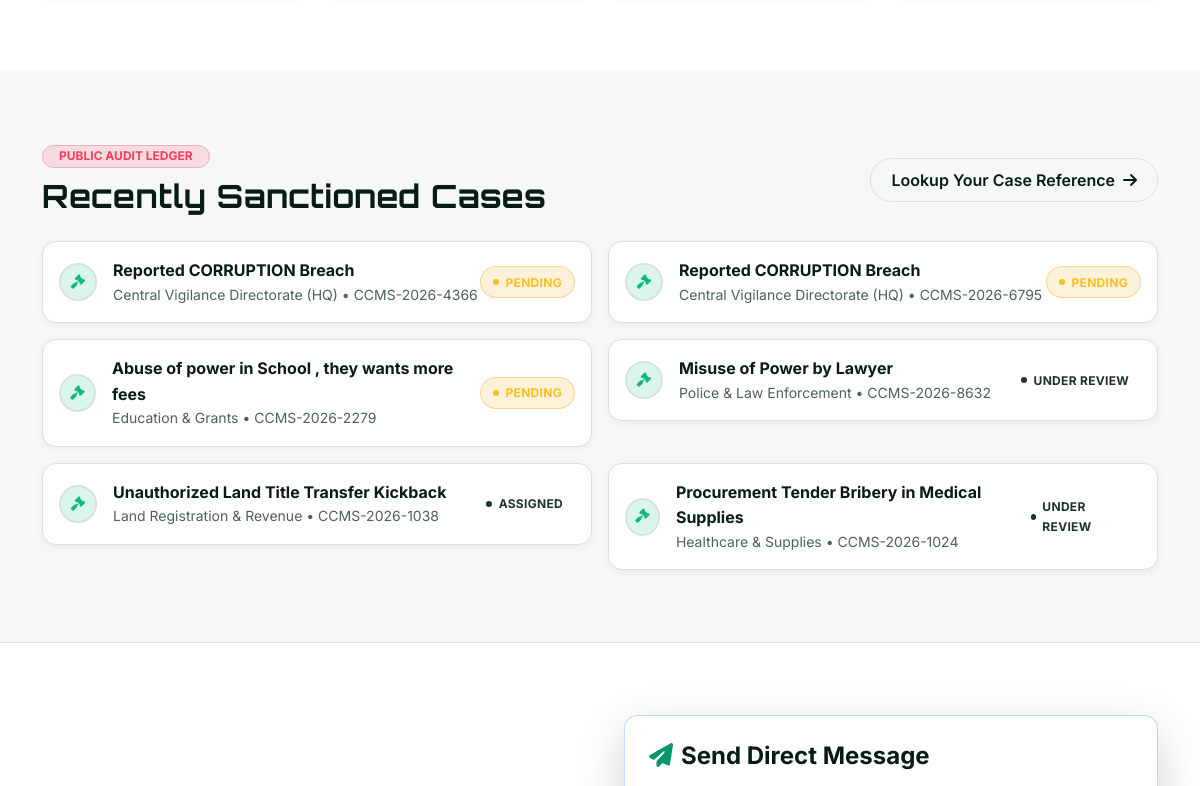
Before: / (middle part) with the older database file.
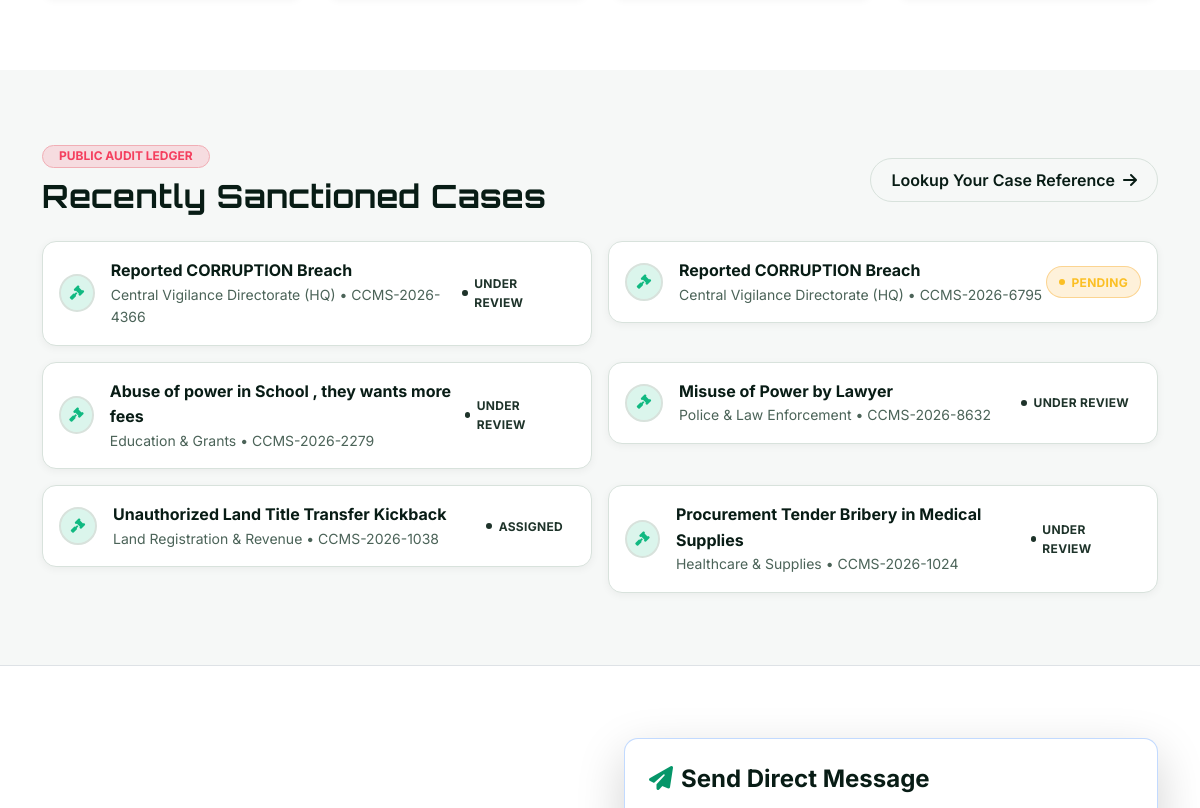
After: the same page with the newer database file.
### tables this page shows
CREATE TABLE complaints (
            complaint_id TEXT PRIMARY KEY,
            user_id INTEGER NOT NULL,
            complaint_title TEXT NOT NULL,
            misconduct_category TEXT NOT NULL,
            sector TEXT NOT NULL,
            incident_date TEXT NOT NULL,
            incident_time TEXT,
            location TEXT NOT NULL,
            description TEXT NOT NULL,
            anonymous_mode INTEGER DEFAULT 0,
            severity TEXT DEFAULT 'Medium',
            evidence_file TEXT,
            complaint_status TEXT DEFAULT 'Pending',
            assigned_officer TEXT,
            assigned_officer_id TEXT,
            investigation_notes TEXT,
            rating INTEGER,
            feedback TEXT,
            created_at DATETIME DEFAULT CURRENT_TIMESTAMP,
            updated_at DATETIME DEFAULT CURRENT_TIMESTAMP
        );

### app.py (the view)
@app.route("/")
def home():
    total_complaints = db.query_db("SELECT COUNT(*) as count FROM complaints", one=True)["count"]
    resolved_complaints = db.query_db("SELECT COUNT(*) as count FROM complaints WHERE complaint_status IN ('Resolved', 'Closed')", one=True)["count"]
    total_officers = db.query_db("SELECT COUNT(*) as count FROM officers", one=True)["count"]
    total_citizens = db.query_db("SELECT COUNT(*) as count FROM users", one=True)["count"]
    res_rate = 0
    if total_complaints > 0:
        res_rate = round((resolved_complaints / total_complaints) * 100, 1)
    stats = {
        "total_complaints": total_complaints,
        "resolved_complaints": resolved_complaints,
        "total_officers": total_officers,
        "total_citizens": total_citizens,
        "resolution_rate": res_rate
    }
    categories = db.query_db("SELECT * FROM categories")
    recent_cases = db.query_db("SELECT * FROM complaints ORDER BY created_at DESC LIMIT 6")
    return render_template("public/index.html", stats=stats, categories=categories, recent_cases=recent_cases)

### db.py (called while the page is built)
def dict_factory(cursor, row):
    d = {}
    for idx, col in enumerate(cursor.description):
        d[col[0]] = row[idx]
    return d

def get_db_connection():
    conn = sqlite3.connect(DB_PATH, timeout=20.0, check_same_thread=False)
    conn.row_factory = dict_factory
    conn.execute("PRAGMA journal_mode=WAL;")
    return conn

def _normalize_query(query, args):
    if "ON DUPLICATE KEY UPDATE" in query.upper() and "system_settings" in query.lower():
        query = "INSERT OR REPLACE INTO system_settings (setting_key, setting_value) VALUES (?, ?)"
        if len(args) == 3:
            args = (args[0], args[1])
        return query, args
    normalized_query = query.replace("%s", "?")
    return normalized_query, args

def query_db(query, args=(), one=False):
    normalized_query, normalized_args = _normalize_query(query, args)
    conn = get_db_connection()
    try:
        cursor = conn.cursor()
        cursor.execute(normalized_query, normalized_args)
        result = cursor.fetchall()
        return (result[0] if result else None) if one else result
    finally:
        conn.close()

### templates/public/index.html (shortened to what this page needs)
{% extends 'base.html' %}
{% block content %}
<section class="py-5 border-top" style="background: var(--bg-surface);">
  <div class="container py-lg-4">
  </div>
</section>
<section class="py-5">
  <div class="container py-lg-4">
    <div class="row align-items-center g-4 mb-4">
      <div class="col-md-8">
        <span
          class="badge bg-danger-subtle text-danger border border-danger-subtle px-3 py-1.5 rounded-pill mb-2 fw-bold">PUBLIC
          AUDIT LEDGER</span>
        <h2 class="fw-bold brand-font text-heading mb-0">Recently Sanctioned Cases</h2>
      </div>
      <div class="col-md-4 text-md-end">
        <a href="{{ url_for('track_complaint') }}" class="btn btn-outline-custom">
          Lookup Your Case Reference <i class="fas fa-arrow-right ms-1"></i>
        </a>
      </div>
    </div>
    <div class="row g-3">
      {% for item in recent_cases %}
      <div class="col-md-6">
        <div class="ccms-card p-3 d-flex align-items-center justify-content-between">
          <div class="d-flex align-items-center gap-3">
            <div class="user-avatar-circle" style="background: rgba(16,185,129,0.15); color: var(--accent-emerald);">
              <i class="fas fa-gavel"></i>
            </div>
            <div>
              <div class="fw-bold text-heading">{{ item.complaint_title }}</div>
              <div class="text-muted small">
                <span>{{ item.sector }}</span> &bull; <span>{{ item.complaint_id }}</span>
              </div>
            </div>
          </div>
          <span class="badge-status {{ item.complaint_status }}">{{ item.complaint_status }}</span>
        </div>
      </div>
      {% endfor %}
    </div>
  </div>
</section>
<section class="py-5 border-top" style="background: var(--bg-surface);">
  <div class="container py-lg-4">
    <div class="row g-5 align-items-center">
      <div class="col-lg-6">
        <div class="ccms-card p-4 shadow-lg border-primary border-opacity-25">
          <h4 class="fw-bold text-heading mb-3"><i class="fas fa-paper-plane text-primary me-2"></i>Send Direct Message
          </h4>
        </div>
      </div>
    </div>
  </div>
</section>
{% endblock %}

Changed rows visible on the page:
changed complaints "CCMS-2026-4366": complaint_status "PENDING" → "UNDER REVIEW"
changed complaints "Abuse of power in School , they wants more fees": complaint_status "PENDING" → "UNDER REVIEW"
